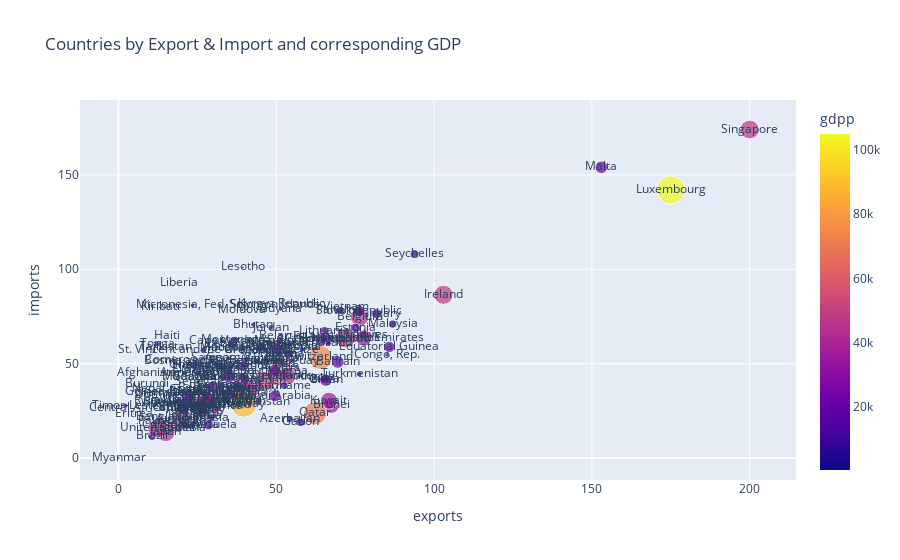

Notebook code for this chart:
### Code cell
px.scatter(data_frame=data, x='exports', y='imports',size='gdpp', text='country', color='gdpp', title='Countries by Export & Import and corresponding GDP')

### Figure 1 — Plotly figure (JSON) as saved in the notebook; plotly's stock layout.template omitted (floating-point values rounded to 4 significant figures; data arrays with more than 128 entries replaced by an {"elided": "..."} marker saying what was removed)
{"data": [{"hovertemplate": "exports=%{x}<br>imports=%{y}<br>gdpp=%{marker.color}<br>country=%{text}<extra></extra>", "legendgroup": "", "marker": {"color": {"elided": "167 int values"}, "coloraxis": "coloraxis", "size": {"elided": "167 int values"}, "sizemode": "area", "sizeref": 262.5, "symbol": "circle"}, "mode": "markers+text", "name": "", "orientation": "v", "showlegend": false, "text": {"elided": "167 str values"}, "type": "scatter", "x": {"elided": "167 float values"}, "xaxis": "x", "y": {"elided": "167 float values"}, "yaxis": "y"}], "layout": {"coloraxis": {"colorbar": {"title": {"text": "gdpp"}}, "colorscale": [[0, "#0d0887"], [0.1111, "#46039f"], [0.2222, "#7201a8"], [0.3333, "#9c179e"], [0.4444, "#bd3786"], [0.5556, "#d8576b"], [0.6667, "#ed7953"], [0.7778, "#fb9f3a"], [0.8889, "#fdca26"], [1, "#f0f921"]]}, "legend": {"itemsizing": "constant", "tracegroupgap": 0}, "title": {"text": "Countries by Export & Import and corresponding GDP"}, "xaxis": {"anchor": "y", "domain": [0, 1], "title": {"text": "exports"}}, "yaxis": {"anchor": "x", "domain": [0, 1], "title": {"text": "imports"}}}}
